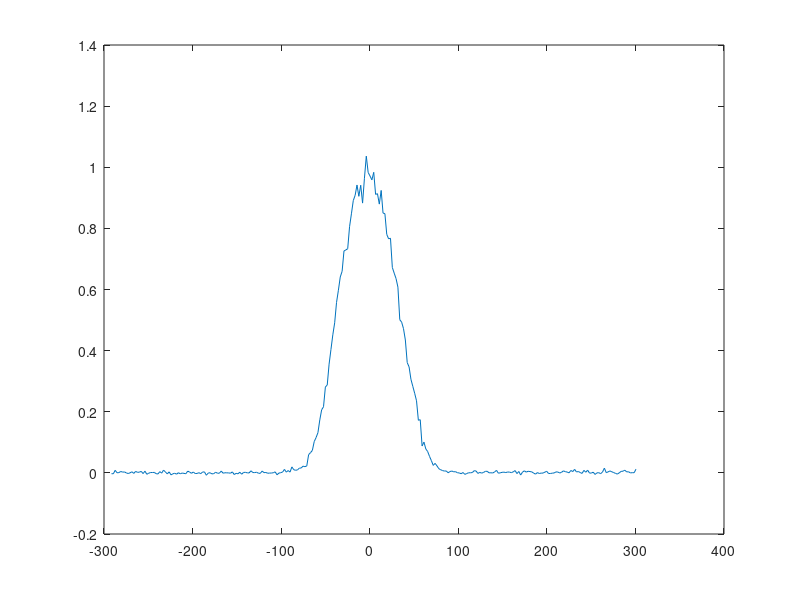

MATLAB code to generate this figure: (Note: this script raises an error after producing the figure.)
%%
addpath('../../Library');
addpath('/Users/Zhenjie/Github/BoxPaper/NewHybrid/Code/ColorMap');
Power=3/2;
%% plot the line of sight corrected version state2
load('DS2Min.mat')
Imgstrip=pic(abs(X)<40,:);
Nz=sum(Imgstrip)/size(Imgstrip,1);
Nbg=mean(Nz(abs(Z)>150));
pic=pic-Nbg;

%%
picpPower=abs(pic.^Power).*sign(pic);
ImgPowerstrip=picpPower(abs(X)<40,:);
NzPower=sum(ImgPowerstrip)/size(ImgPowerstrip,1);
plot(Z,NzPower)
NbgPower=mean(NzPower(abs(Z)>150));
picpPower=picpPower-NbgPower;
%%
index=1:200;
Newindex=linspace(1^Power,200^Power,200);
colormap_Unitary=cbrewer('seq', 'Blues', 200, 'cubic');

temp1=colormap_Unitary(:,1);
temp2=colormap_Unitary(:,2);
temp3=colormap_Unitary(:,3);

colormap_Unitary(:,3)=temp1;
colormap_Unitary(:,1)=temp3;
colormap_Unitary(:,2)=temp1;

colormap_Unitary(:,1)=interp1(index.^Power,colormap_Unitary(:,1),Newindex);
colormap_Unitary(:,2)=interp1(index.^Power,colormap_Unitary(:,2),Newindex);
colormap_Unitary(:,3)=interp1(index.^Power,colormap_Unitary(:,3),Newindex);

% Create figure
figure1 = figure;
colormap(colormap_Unitary);

% Create axes
axes1 = axes('Parent',figure1,'unit','inch','position',[1,1,1.47,1.47]);

% Create image
image(Z,X,pic,'Parent',axes1,'CDataMapping','scaled');
hold on
box(axes1,'on');
set(axes1,'CLim',[0 1],'DataAspectRatio',[1 0.5 1],'Layer','top','Ydir','normal');
set(axes1,'XColor',[0 0 0],'YColor',[0 0 0],'ZColor',[0 0 0])
caxis([-0.08,6]);
ylim([-50,0]);
xlim([-250,250])
hold off

%% plot the line of sight corrected version state1
load('DS2Maj.mat')
Imgstrip=pic(abs(X)<40,:);
Nz=sum(Imgstrip)/size(Imgstrip,1);
Nbg=mean(Nz(abs(Z)>200));
pic=pic-Nbg;
%%
picpPower=abs(pic.^Power).*sign(pic);
ImgPowerstrip=picpPower(abs(X)<40,:);
NzPower=sum(ImgPowerstrip)/size(ImgPowerstrip,1);
plot(Z,NzPower)
NbgPower=mean(NzPower(abs(Z)>150));
picpPower=picpPower-NbgPower;


%%
colormap_Unitary=cbrewer('seq', 'Blues', 200, 'cubic');

colormap_Unitary(:,1)=interp1(index.^Power,colormap_Unitary(:,1),Newindex);
colormap_Unitary(:,2)=interp1(index.^Power,colormap_Unitary(:,2),Newindex);
colormap_Unitary(:,3)=interp1(index.^Power,colormap_Unitary(:,3),Newindex);


% Create figure
figure1 = figure;
colormap(colormap_Unitary);

% Create axes
axes1 = axes('Parent',figure1,'unit','inch','position',[1,1,1.47,1.47]);

% Create image
image(Z,X,pic,'Parent',axes1,'CDataMapping','scaled');
hold on
box(axes1,'on');
set(axes1,'CLim',[0 1],'DataAspectRatio',[1 0.5 1],'Layer','top','Ydir','normal');
set(axes1,'XColor',[0 0 0],'YColor',[0 0 0],'ZColor',[0 0 0])
caxis([-0.08,5]);
ylim([-50,0]);
xlim([-250,250])
hold off
